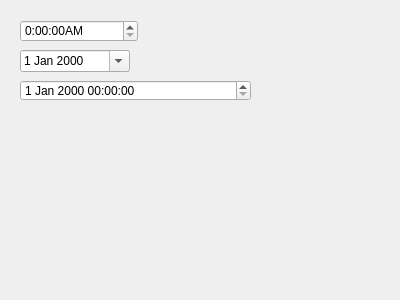
<?xml version="1.0" encoding="UTF-8"?>
<ui version="4.0">
 <class>Mywidget</class>
 <widget class="QWidget" name="Mywidget">
  <property name="geometry">
   <rect>
    <x>0</x>
    <y>0</y>
    <width>400</width>
    <height>300</height>
   </rect>
  </property>
  <property name="windowTitle">
   <string>Mywidget</string>
  </property>
  <widget class="QTimeEdit" name="timeEdit">
   <property name="geometry">
    <rect>
     <x>20</x>
     <y>20</y>
     <width>118</width>
     <height>22</height>
    </rect>
   </property>
   <property name="displayFormat">
    <string>H:mm:ssA</string>
   </property>
  </widget>
  <widget class="QDateEdit" name="dateEdit">
   <property name="geometry">
    <rect>
     <x>20</x>
     <y>50</y>
     <width>110</width>
     <height>22</height>
    </rect>
   </property>
   <property name="calendarPopup">
    <bool>true</bool>
   </property>
  </widget>
  <widget class="QDateTimeEdit" name="dateTimeEdit">
   <property name="geometry">
    <rect>
     <x>20</x>
     <y>80</y>
     <width>231</width>
     <height>21</height>
    </rect>
   </property>
  </widget>
 </widget>
 <layoutdefault spacing="6" margin="11"/>
 <resources/>
 <connections/>
</ui>
